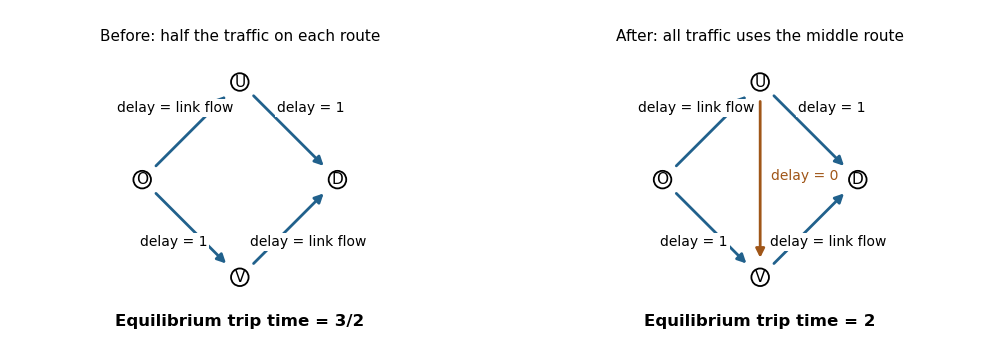

This figure's Python source:
"""Original Braess diagram. Python 3.14, Matplotlib 3.10.7 per root pyproject.
Writes its opaque PNG basename to cwd; respects external MPLCONFIGDIR.
"""
from pathlib import Path
import matplotlib
matplotlib.use('Agg')
import matplotlib.pyplot as plt
from matplotlib.patches import FancyArrowPatch, Circle

fig,axes=plt.subplots(1,2,figsize=(10,3.6),dpi=100,facecolor='white')
pos={'O':(0,0),'U':(1,1),'V':(1,-1),'D':(2,0)}
for i,ax in enumerate(axes):
    edges=[('O','U'),('U','D'),('O','V'),('V','D')]
    if i:edges.append(('U','V'))
    for u,v in edges:
        colour='#a05618' if (u,v)==('U','V') else '#21618c'
        ax.add_patch(FancyArrowPatch(pos[u],pos[v],arrowstyle='-|>',mutation_scale=13,linewidth=2,color=colour,shrinkA=14,shrinkB=14))
    for name,(x,y) in pos.items():
        ax.add_patch(Circle((x,y),.09,facecolor='white',edgecolor='black',lw=1.3,zorder=3))
        ax.text(x,y,name,ha='center',va='center',fontsize=11,zorder=4)
    for xy,label in [((.34,.69),'delay = link flow'),((1.73,.69),'delay = 1'),((.32,-.68),'delay = 1'),((1.7,-.68),'delay = link flow')]:
        ax.text(*xy,label,ha='center',fontsize=10,bbox={'facecolor':'white','edgecolor':'none','pad':1.5})
    if i:ax.text(1.11,0,'delay = 0',ha='left',fontsize=10,color='#a05618')
    ax.set_title(['Before: half the traffic on each route','After: all traffic uses the middle route'][i],fontsize=11,pad=12)
    ax.text(1,-1.5,['Equilibrium trip time = 3/2','Equilibrium trip time = 2'][i],ha='center',fontsize=12,fontweight='bold')
    ax.set(xlim=(-.3,2.3),ylim=(-1.7,1.25),aspect='equal')
    ax.axis('off')
fig.subplots_adjust(left=.03,right=.97,bottom=.04,top=.84,wspace=.24)
fig.savefig(Path.cwd()/'paper-37-braess-network.png',dpi=100,facecolor='white',transparent=False)
plt.close(fig)
